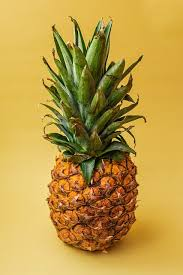
#> input picture Food_Calorie/pineapple.jpeg, 183 x 275 px
$ python image_processing.py
#> lines starting #> are read from the running program, lines starting #| are printed output that depends on the picture
#> the answer given: pineapple.jpeg
import cv2
import numpy as np
import os

class ImageProcessor:

    def process(self, input_path, output_path=None):


        # Read image
#> called with input_path = 'pineapple.jpeg'
        img = cv2.imread(input_path)
#> img is the input picture: shape (275, 183, 3); mean B, G, R 71.6, 155.5, 189.5
        if img is None:
            raise Exception(f"Cannot read image: {input_path}")

        print(f"Original size: {img.shape[1]}x{img.shape[0]}")
#| Original size: 183x275

        # 1. Resize (max 1024px)
        img = self.resize(img, max_size=1024)
        print(f"Resized to: {img.shape[1]}x{img.shape[0]}")

        # # 2. Remove noise
        # img = self.denoise(img)
        # print("Noise removed")

        # 3. Make brighter and clearer
        img = self.enhance(img)
        print("Enhanced")

        # 4. Make sharper
        img = self.sharpen(img)
        print("Sharpened")

        # Save
        if output_path is None:
            output_path = input_path.replace('.jpg', '_processed.jpg')

        cv2.imwrite(output_path, img, [cv2.IMWRITE_JPEG_QUALITY, 95])
        print(f"Saved to: {output_path}")

        return output_path

    def resize(self, img, max_size=1024):
        """Resize image to max_size while keeping aspect ratio"""
#> called with max_size = 1024
        height, width = img.shape[:2]
#> height = 275; width = 183

        # [13 lines of commented-out code are left out]
        resized = cv2.resize(img, (1920, 1080))
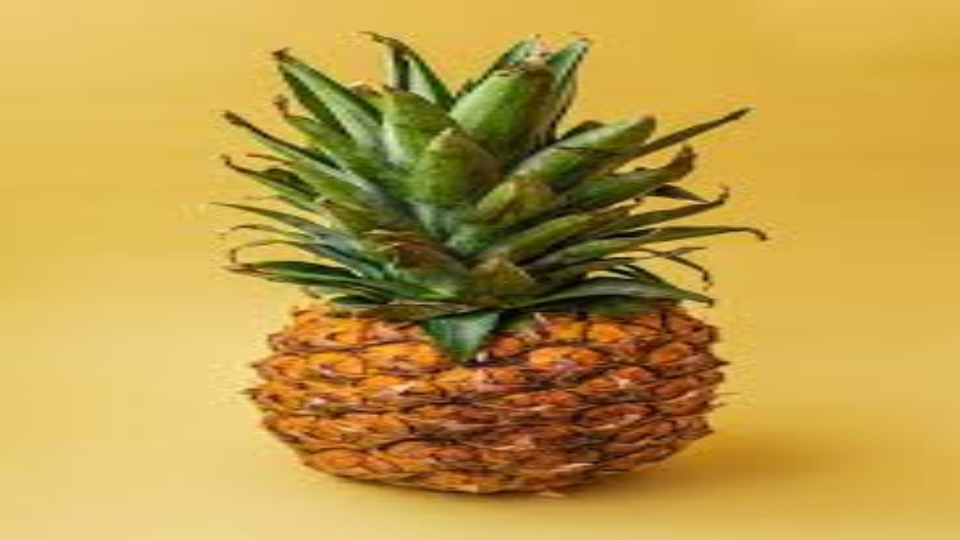
#> resized: shape (1080, 1920, 3) (shown at 1/2 size); mean B, G, R 71.5, 155.5, 189.4
#| Resized to: 1920x1080
        return resized

    def denoise(self, img):
        """Remove noise from image"""
        denoised = cv2.fastNlMeansDenoisingColored(img, None, 10, 10, 7, 21)
        return denoised

    def enhance(self, img):
        """Make image brighter and more clear"""
        # Convert to LAB color space
        lab = cv2.cvtColor(img, cv2.COLOR_BGR2LAB)
#> lab: shape (1080, 1920, 3); mean of channels 0, 1, 2 166.5, 131.3, 175.3
        l, a, b = cv2.split(lab)
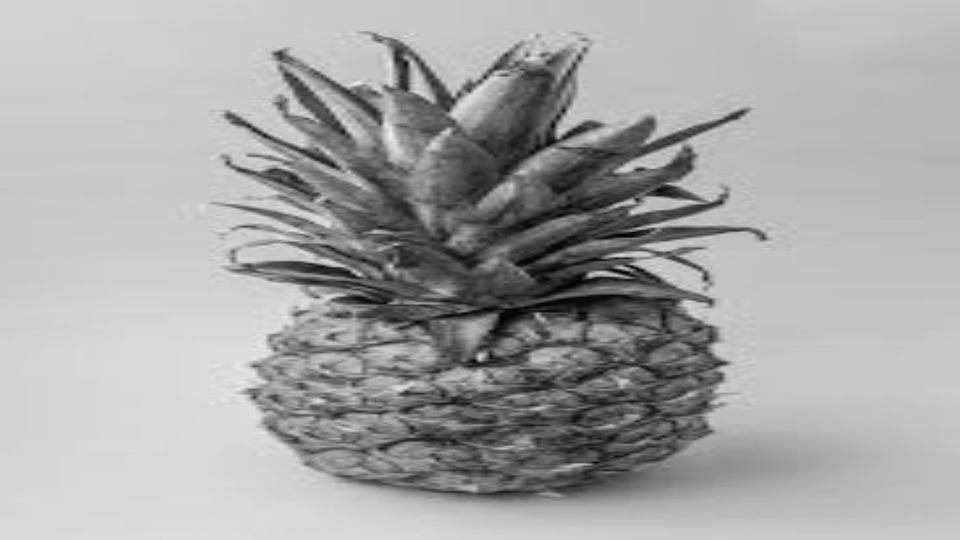
#> l: shape (1080, 1920) (shown at 1/2 size); min 1, max 246, mean 166.5
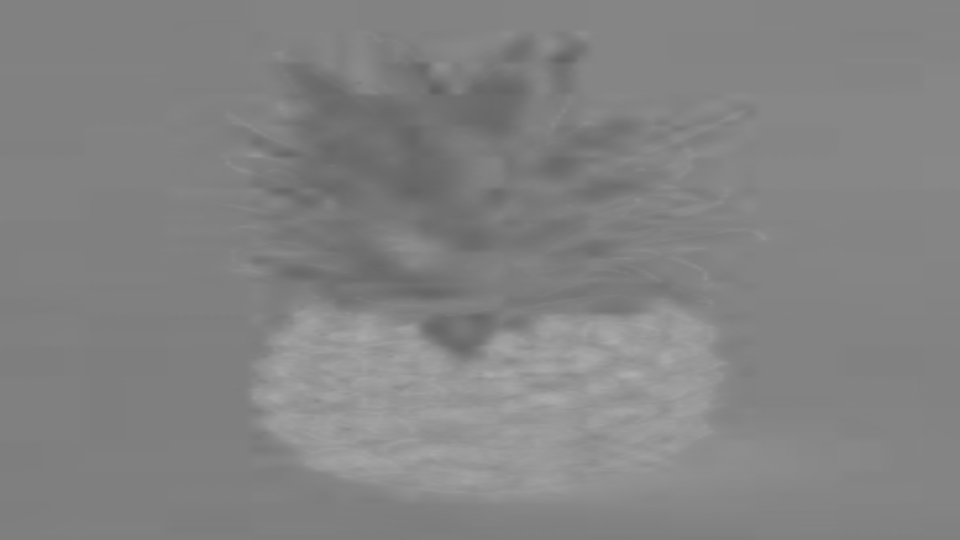
#> a: shape (1080, 1920) (shown at 1/2 size); min 96, max 174, mean 131.3
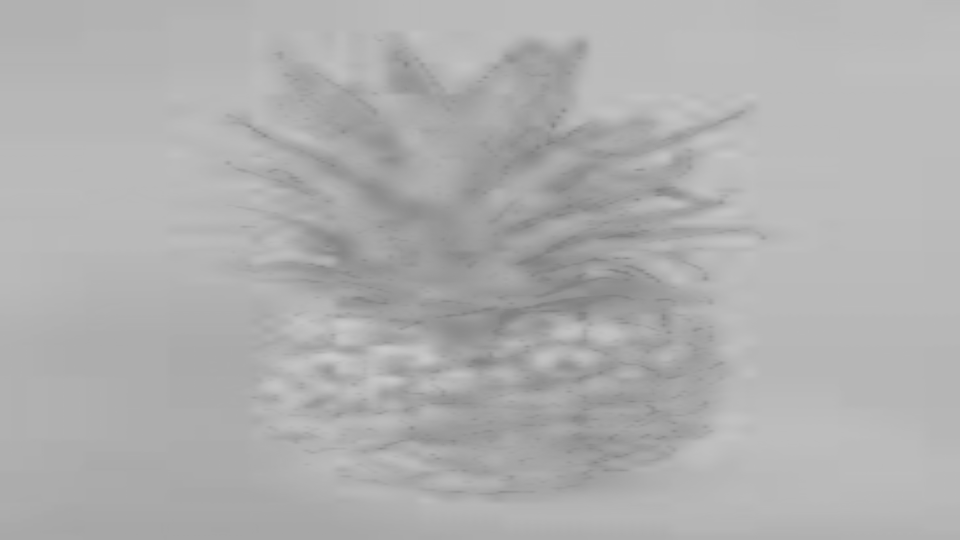
#> b: shape (1080, 1920) (shown at 1/2 size); min 127, max 203, mean 175.3

        # Enhance brightness
        clahe = cv2.createCLAHE(clipLimit=3.0, tileGridSize=(8, 8))
        l = clahe.apply(l)
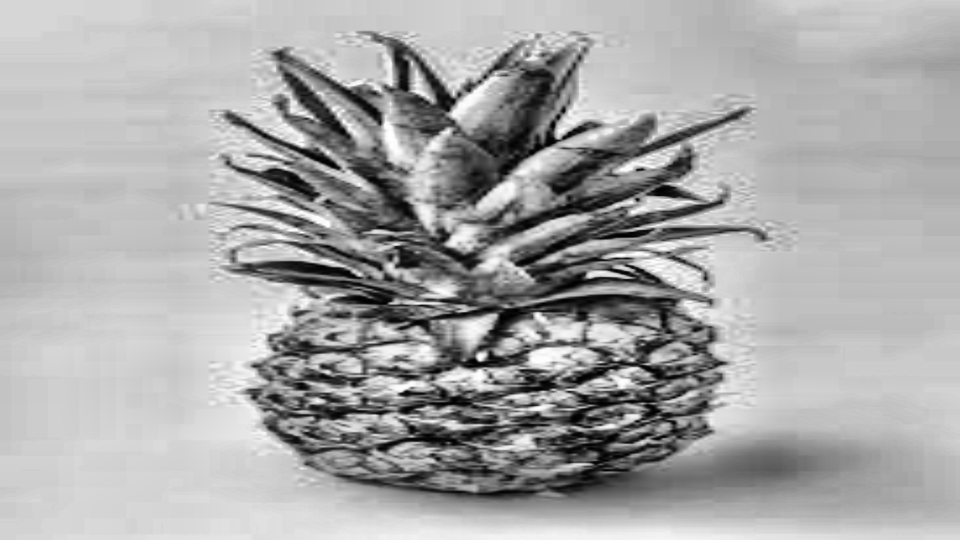
#> l: shape (1080, 1920) (shown at 1/2 size); min 0, max 255, mean 168.1

        # Merge back
        lab = cv2.merge([l, a, b])
#> lab: shape (1080, 1920, 3); mean of channels 0, 1, 2 168.1, 131.3, 175.3
        enhanced = cv2.cvtColor(lab, cv2.COLOR_LAB2BGR)
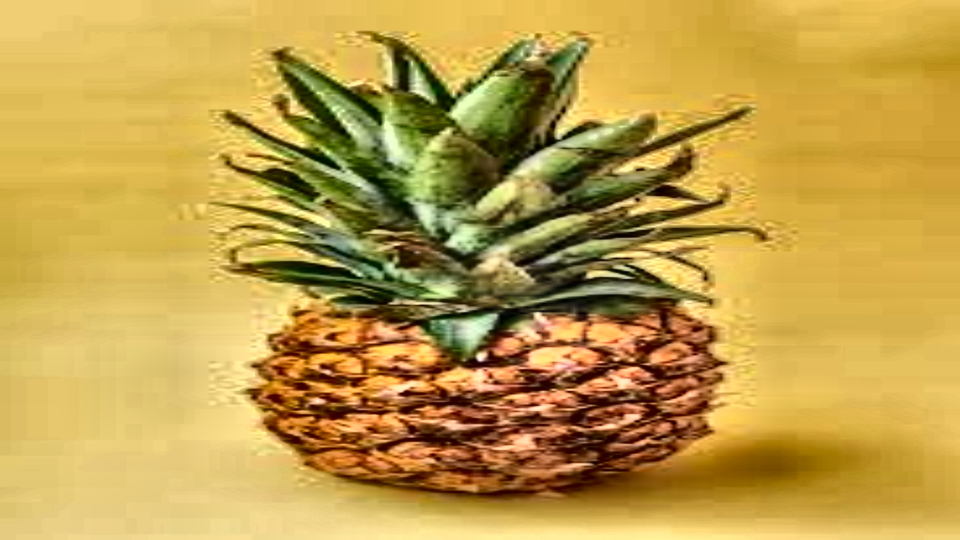
#> enhanced: shape (1080, 1920, 3) (shown at 1/2 size); mean B, G, R 74.2, 157.5, 190.9

        return enhanced

    def sharpen(self, img):
        """Make image sharper"""
        kernel = np.array([[-1, -1, -1],
                          [-1,  9, -1],
                          [-1, -1, -1]])
        sharpened = cv2.filter2D(img, -1, kernel)
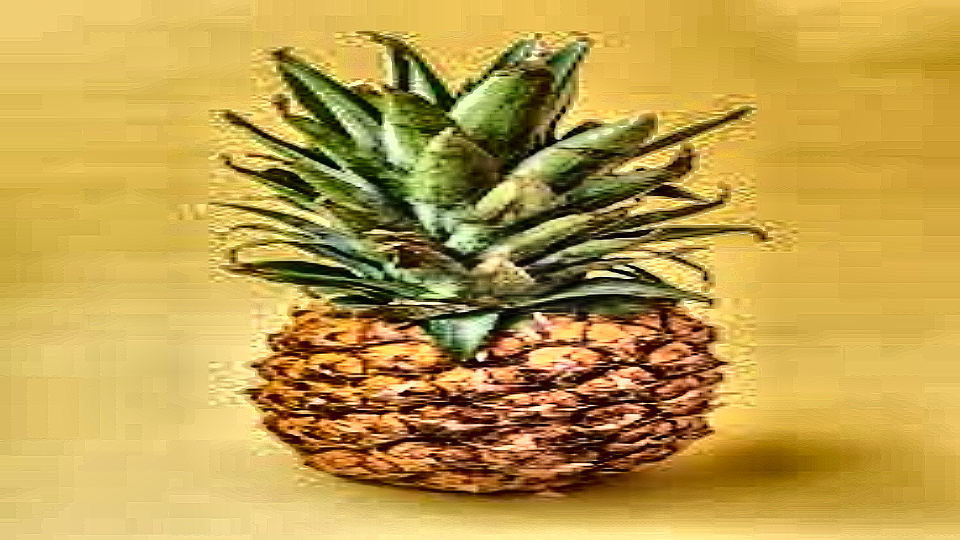
#> sharpened: shape (1080, 1920, 3) (shown at 1/2 size); mean B, G, R 75.5, 157.8, 190.2
        return sharpened

# Example usage
if __name__ == "__main__":
    processor = ImageProcessor()

    # Process image
    result = processor.process(input("Enter the input file path:- "))
    print(f"Done! Processed image: {result}")

$ run again, on Food_Calorie/Food_Calorie/capture_save/photo_20260302_154324.jpg
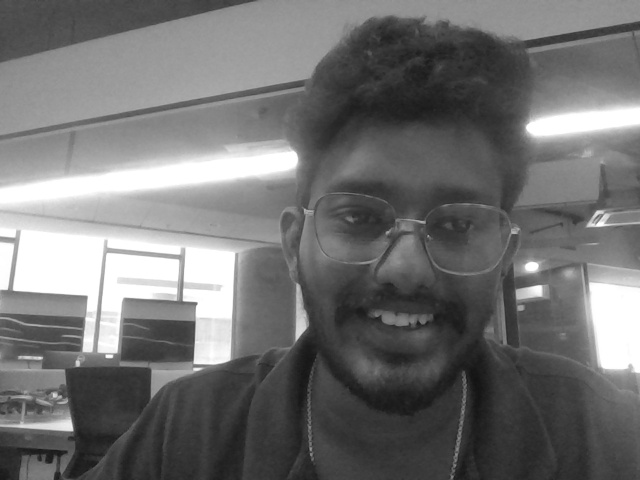
#> input picture Food_Calorie/Food_Calorie/capture_save/photo_20260302_154324.jpg, 640 x 480 px
#> in process, img is the input picture: shape (480, 640, 3); min 18, max 255, mean 113.2
#| Original size: 640x480
#> in resize, `resized = cv2.resize(img, (1920, 1080))`:
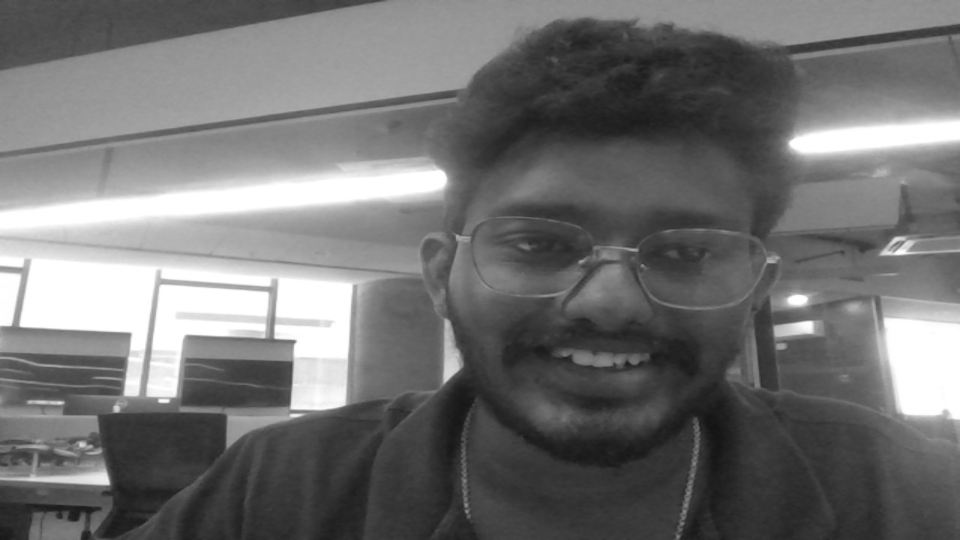
#> resized: shape (1080, 1920, 3) (shown at 1/2 size); min 18, max 255, mean 113.1
#| Resized to: 1920x1080
#> a: shape (1080, 1920); every value is 128
#> in enhance, `l = clahe.apply(l)`:
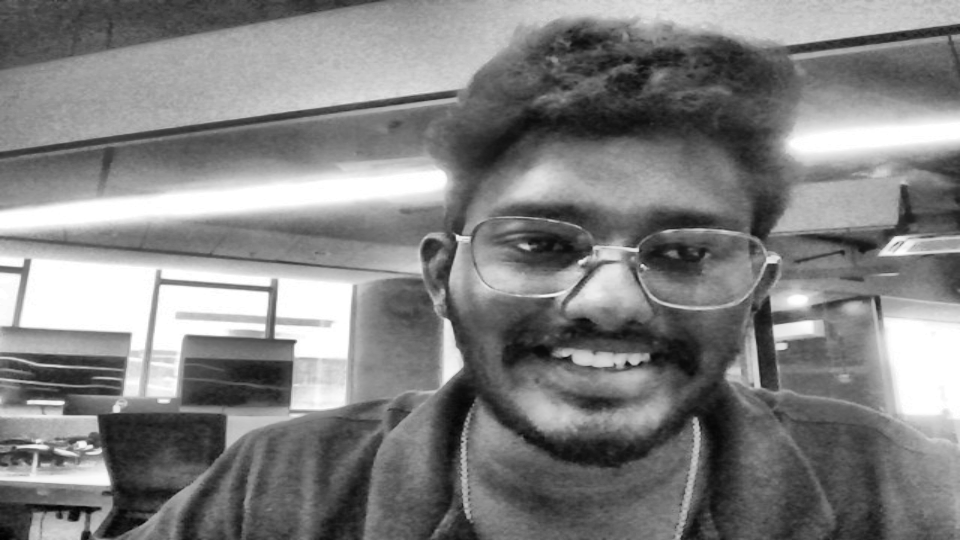
#> l: shape (1080, 1920) (shown at 1/2 size); min 2, max 255, mean 128.8

$ run again, on Food_Calorie/Food_Calorie/capture_save/photo_20260302_160700.jpg
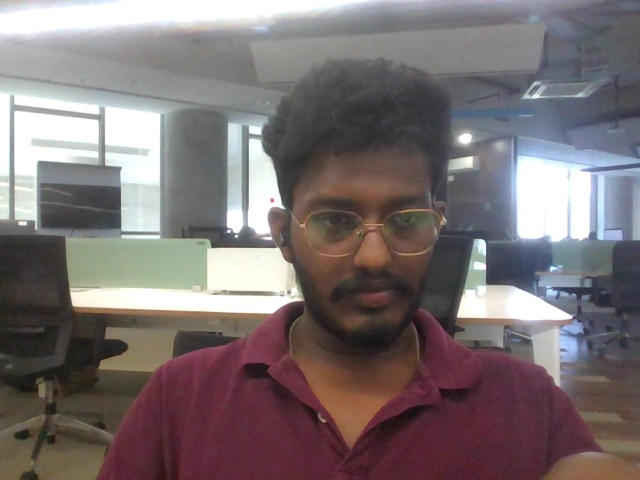
#> input picture Food_Calorie/Food_Calorie/capture_save/photo_20260302_160700.jpg, 640 x 480 px
#> in process, img is the input picture: shape (480, 640, 3); mean B, G, R 113.9, 112.8, 122.6
#| Original size: 640x480
#| Resized to: 1920x1080
#> in enhance, `l, a, b = cv2.split(lab)`:
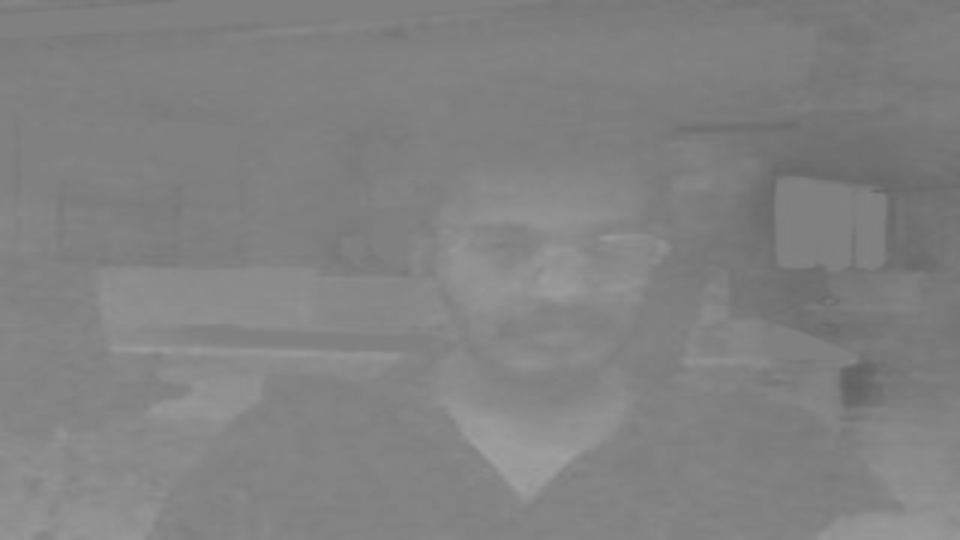
#> b: shape (1080, 1920) (shown at 1/2 size); min 97, max 160, mean 129.3
#> in enhance, `enhanced = cv2.cvtColor(lab, cv2.COLOR_LAB2BGR)`:
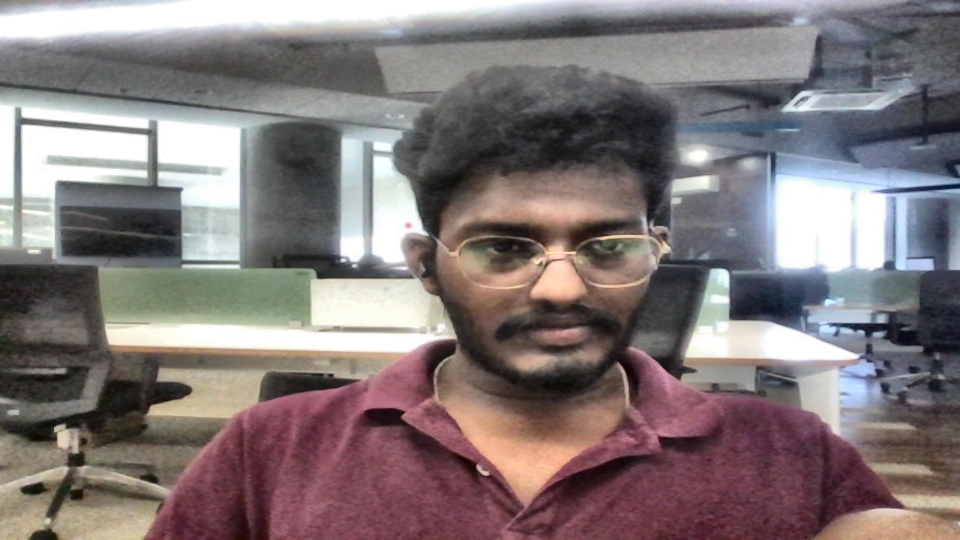
#> enhanced: shape (1080, 1920, 3) (shown at 1/2 size); mean B, G, R 120.4, 119.6, 130.2
